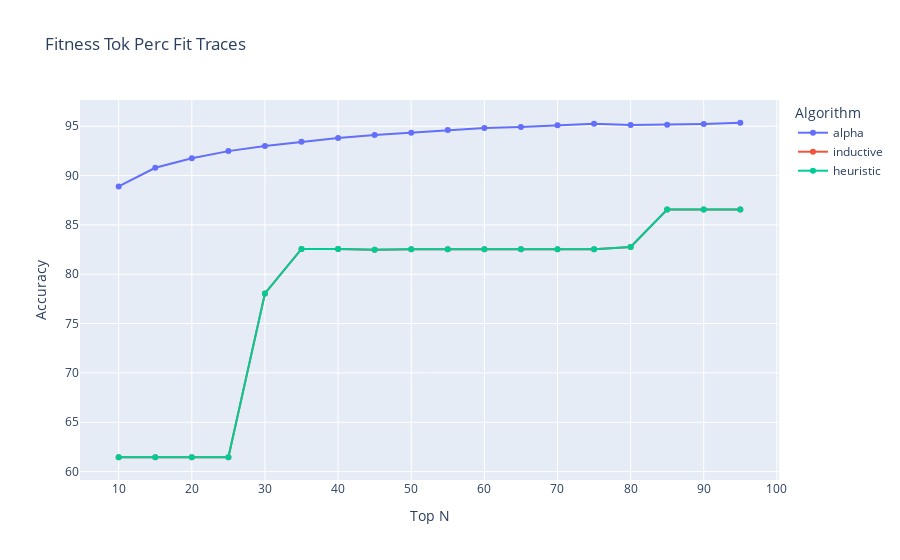

Source (notebook cell):
### Code cell
def create_accuracy_plot(df, col ):
    fig = px.line(df, x='top_n', y=col, color='algorithm', title=f'{col.replace("_", " ").title()}', markers=True)
    fig.update_layout(xaxis_title='Top N', yaxis_title='Accuracy', legend_title='Algorithm')
    fig.show()

# create a plot of the accuracy of each algorithm
create_accuracy_plot(df, 'fitness_tok_perc_fit_traces')

### Figure 1 — Plotly figure (JSON) as saved in the notebook; plotly's stock layout.template omitted (floating-point values rounded to 4 significant figures)
{"data": [{"hovertemplate": "algorithm=alpha<br>top_n=%{x}<br>fitness_tok_perc_fit_traces=%{y}<extra></extra>", "legendgroup": "alpha", "line": {"color": "#636efa", "dash": "solid"}, "marker": {"symbol": "circle"}, "mode": "lines+markers", "name": "alpha", "orientation": "v", "showlegend": true, "type": "scatter", "x": [10, 15, 20, 25, 30, 35, 40, 45, 50, 55, 60, 65, 70, 75, 80, 85, 90, 95], "xaxis": "x", "y": [88.9, 90.79, 91.75, 92.48, 93.01, 93.44, 93.81, 94.11, 94.35, 94.63, 94.83, 94.94, 95.09, 95.24, 95.12, 95.16, 95.23, 95.35], "yaxis": "y"}, {"hovertemplate": "algorithm=inductive<br>top_n=%{x}<br>fitness_tok_perc_fit_traces=%{y}<extra></extra>", "legendgroup": "inductive", "line": {"color": "#EF553B", "dash": "solid"}, "marker": {"symbol": "circle"}, "mode": "lines+markers", "name": "inductive", "orientation": "v", "showlegend": true, "type": "scatter", "x": [10, 15, 20, 25, 30, 35, 40, 45, 50, 55, 60, 65, 70, 75, 80, 85, 90, 95], "xaxis": "x", "y": [61.45, 61.45, 61.45, 61.45, 78.06, 82.57, 82.57, 82.47, 82.54, 82.54, 82.54, 82.54, 82.54, 82.54, 82.77, 86.57, 86.55, 86.55], "yaxis": "y"}, {"hovertemplate": "algorithm=heuristic<br>top_n=%{x}<br>fitness_tok_perc_fit_traces=%{y}<extra></extra>", "legendgroup": "heuristic", "line": {"color": "#00cc96", "dash": "solid"}, "marker": {"symbol": "circle"}, "mode": "lines+markers", "name": "heuristic", "orientation": "v", "showlegend": true, "type": "scatter", "x": [10, 15, 20, 25, 30, 35, 40, 45, 50, 55, 60, 65, 70, 75, 80, 85, 90, 95], "xaxis": "x", "y": [61.45, 61.45, 61.45, 61.45, 78.06, 82.57, 82.57, 82.47, 82.54, 82.54, 82.54, 82.54, 82.54, 82.54, 82.77, 86.57, 86.55, 86.55], "yaxis": "y"}], "layout": {"legend": {"title": {"text": "Algorithm"}, "tracegroupgap": 0}, "title": {"text": "Fitness Tok Perc Fit Traces"}, "xaxis": {"anchor": "y", "domain": [0, 1], "title": {"text": "Top N"}}, "yaxis": {"anchor": "x", "domain": [0, 1], "title": {"text": "Accuracy"}}}}
